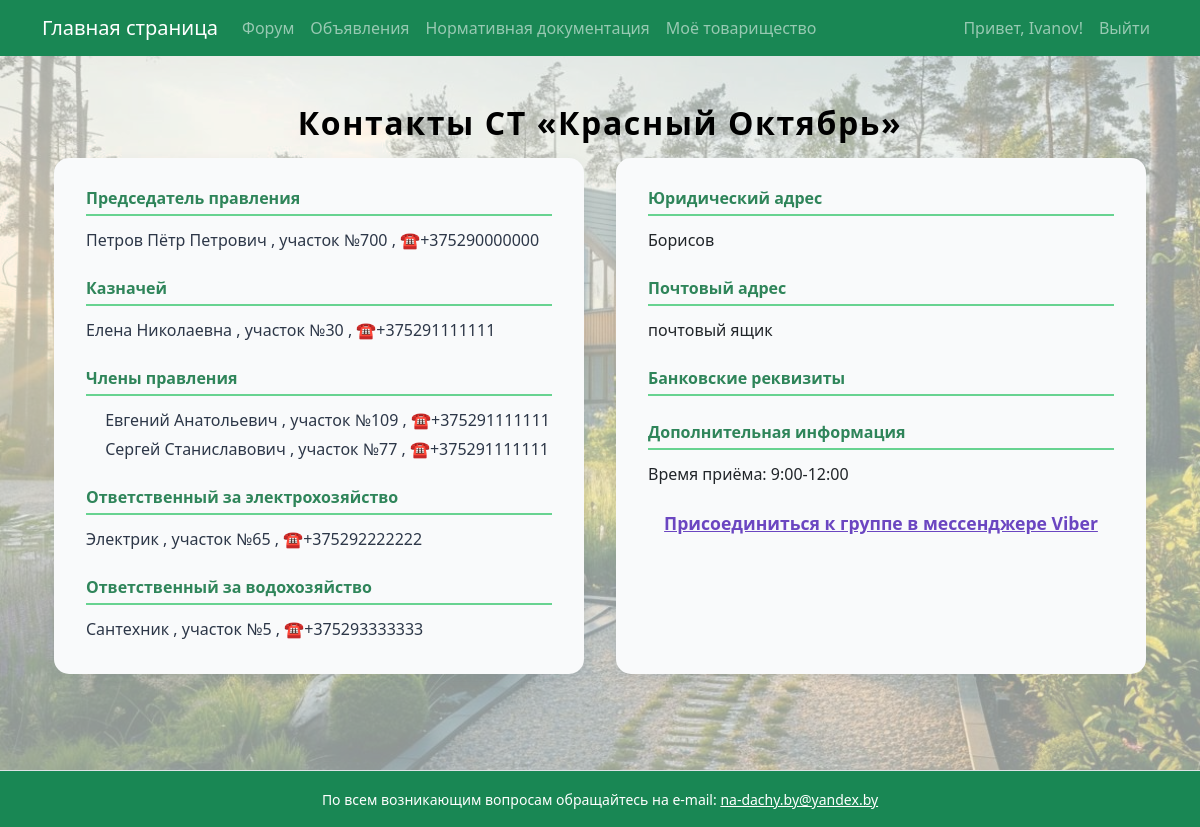
/my_community/contacts/ (signed in), run on the app's committed database.
### garden/models.py (models this page shows, shortened)
class Community(models.Model):
    name = models.CharField(max_length=100)
    description = models.TextField(blank=True)
    legal_address = models.TextField("Юридический адрес", blank=True, null=True)
    postal_address = models.TextField("Почтовый адрес", blank=True, null=True)
    bank_details = models.TextField("Банковские реквизиты", blank=True, null=True)
    additional_info = models.TextField("Дополнительная информация", blank=True, null=True)
    messenger_group_link = models.URLField(
        "Ссылка на группу в мессенджере",
        max_length=400,
        blank=True,
        null=True,
        help_text="Ссылка на группу Viber или другую мессенджер-группу."
    )
    is_active = models.BooleanField(default=True, verbose_name="Активно на сайте")

class BoardMember(models.Model):
    user = models.OneToOneField(User, on_delete=models.CASCADE, null=True, blank=True, related_name='board_member')
    ROLE_CHOICES = [
        ('chairman', 'Председатель правления'),
        ('treasurer', 'Казначей'),
        ('board_member', 'Член правления'),
        ('electricity_manager', 'Ответственный за электрохозяйство'),
        ('water_manager', 'Ответственный за водохозяйство'),
    ]
    community = models.ForeignKey(Community, on_delete=models.CASCADE, related_name='board_members')
    role = models.CharField(max_length=32, choices=ROLE_CHOICES)
    full_name = models.CharField(max_length=255, null=True, blank=True)
    plot_number = models.IntegerField(null=True, blank=True)
    phone = models.CharField(max_length=20, null=True, blank=True)

### garden/views.py (the view)
# urls.py: path('my_community/contacts/', views.contacts_view, name='community_contacts'),
@login_required
def contacts_view(request):
    community = request.user.profile.community
    contacts = {
        'chairman': community.board_members.filter(role='chairman').first(),
        'treasurer': community.board_members.filter(role='treasurer').first(),
        'board_members': community.board_members.filter(role='board_member'),
        'electricity_manager': community.board_members.filter(role='electricity_manager').first(),
        'water_manager': community.board_members.filter(role='water_manager').first(),
    }
    return render(request, 'contacts.html', {
        'community': community,
        'contacts': contacts,
    })

### garden/context_processors.py (called while the page is built)
def total_visits_processor(request):
    counter, created = PageVisit.objects.get_or_create(page_name='main_page')
    return {
        'total_visits': counter.visits
    }

def online_users_processor(request):
    now = timezone.now()
    active_threshold = now - timedelta(seconds=40)  # считаем активными за последние 40 секунд
    online_count = Profile.objects.filter(last_seen__gte=active_threshold).count()
    return {'online_users': online_count}

### garden/templates/contacts.html (shortened to what this page needs)
{% extends 'base.html' %}
{% block content %}
<div class="container py-4">
  <h2 class="section-title">Контакты СТ «{{ community.name }}»</h2>
  <div class="contact-row">
    <div class="contact-card">
      <div class="contact-group-title">Председатель правления</div>
      <div class="contact-details">
        {% if contacts.chairman %}
          {% if contacts.chairman.full_name or contacts.chairman.plot_number or contacts.chairman.phone %}
            <p>
              {{ contacts.chairman.full_name }}
              {% if contacts.chairman.plot_number %}, участок №{{ contacts.chairman.plot_number }}{% endif %}
              {% if contacts.chairman.phone %}, ☎{{ contacts.chairman.phone }}{% endif %}
            </p>
          {% else %}
            <p class="text-muted">Информация отсутствует.</p>
          {% endif %}
        {% else %}
          <p class="text-muted">Информация отсутствует.</p>
        {% endif %}
      </div>
      <div class="contact-group-title mt-4">Казначей</div>
      <div class="contact-details">
        {% if contacts.treasurer %}
          {% if contacts.treasurer.full_name or contacts.treasurer.plot_number or contacts.treasurer.phone %}
            <p>
              {{ contacts.treasurer.full_name }}
              {% if contacts.treasurer.plot_number %}, участок №{{ contacts.treasurer.plot_number }}{% endif %}
              {% if contacts.treasurer.phone %}, ☎{{ contacts.treasurer.phone }}{% endif %}
            </p>
          {% else %}
            <p class="text-muted">Информация отсутствует.</p>
          {% endif %}
        {% else %}
          <p class="text-muted">Информация отсутствует.</p>
        {% endif %}
      </div>
      <div class="contact-group-title mt-4">Члены правления</div>
      <div class="contact-details">
        {% if contacts.board_members %}
          <ul class="list-unstyled">
            {% for member in contacts.board_members %}
              {% if member.full_name or member.plot_number or member.phone %}
                <li>
                  {{ member.full_name }}
                  {% if member.plot_number %}, участок №{{ member.plot_number }}{% endif %}
                  {% if member.phone %}, ☎{{ member.phone }}{% endif %}
                </li>
              {% endif %}
            {% endfor %}
          </ul>
        {% else %}
          <p class="text-muted">Информация отсутствует.</p>
        {% endif %}
      </div>
      <div class="contact-group-title mt-4">Ответственный за электрохозяйство</div>
      <div class="contact-details">
        {% if contacts.electricity_manager %}
          {% if contacts.electricity_manager.full_name or contacts.electricity_manager.plot_number or contacts.electricity_manager.phone %}
            <p>
              {{ contacts.electricity_manager.full_name }}
              {% if contacts.electricity_manager.plot_number %}, участок №{{ contacts.electricity_manager.plot_number }}{% endif %}
              {% if contacts.electricity_manager.phone %}, ☎{{ contacts.electricity_manager.phone }}{% endif %}
            </p>
          {% else %}
            <p class="text-muted">Информация отсутствует.</p>
          {% endif %}
        {% else %}
          <p class="text-muted">Информация отсутствует.</p>
        {% endif %}
      </div>
      <div class="contact-group-title mt-4">Ответственный за водохозяйство</div>
      <div class="contact-details">
        {% if contacts.water_manager %}
          {% if contacts.water_manager.full_name or contacts.water_manager.plot_number or contacts.water_manager.phone %}
            <p>
              {{ contacts.water_manager.full_name }}
              {% if contacts.water_manager.plot_number %}, участок №{{ contacts.water_manager.plot_number }}{% endif %}
              {% if contacts.water_manager.phone %}, ☎{{ contacts.water_manager.phone }}{% endif %}
            </p>
          {% else %}
            <p class="text-muted">Информация отсутствует.</p>
          {% endif %}
        {% else %}
          <p class="text-muted">Информация отсутствует.</p>
        {% endif %}
      </div>
    </div>
    <div class="contact-card">
      <div class="contact-group-title">Юридический адрес</div>
      <p>{{ community.legal_address|linebreaksbr }}</p>
      <div class="contact-group-title mt-4">Почтовый адрес</div>
      <p>{{ community.postal_address|linebreaksbr }}</p>
      <div class="contact-group-title mt-4">Банковские реквизиты</div>
      {% if community.additional_info %}
        <div class="contact-group-title mt-4">Дополнительная информация</div>
        <p>{{ community.additional_info|linebreaksbr }}</p>
      {% endif %}
      {% if community.messenger_group_link %}
        <div class="text-center mt-4">
          <a href="{{ community.messenger_group_link }}" target="_blank" rel="noopener noreferrer" class="messenger-link">
            Присоединиться к группе в мессенджере Viber
          </a>
        </div>
      {% endif %}
    </div>
  </div>
</div>
{% endblock %}

### templates/base.html (shortened to what this page needs)
<!DOCTYPE html>
<html lang="ru">
<head>
    <link rel="stylesheet" href="https://cdn.jsdelivr.net/npm/bootstrap@5.3.0/dist/css/bootstrap.min.css">
</head>
<body>
    <div class="page-container">
        <nav class="navbar navbar-expand-lg navbar-dark bg-success mb-4">
            <div class="container">
                <a class="navbar-brand" href="{% url 'main_page' %}">Главная страница</a>
                <div class="collapse navbar-collapse" id="navbarSupportedContent">
                    <ul class="navbar-nav me-auto mb-2 mb-lg-0">
                        <li class="nav-item"><a class="nav-link" href="{% url 'forum' %}">Форум</a></li>
                        <li class="nav-item"><a class="nav-link" href="{% url 'ads' %}">Объявления</a></li>
                        <li class="nav-item"><a class="nav-link" href="https://strb.by/?page_id=22" target="_blank" rel="noopener noreferrer">Нормативная документация</a></li>
                        <li class="nav-item"><a class="nav-link" href="{% url 'my_community' %}">Моё товарищество</a></li>
                    </ul>
                    <ul class="navbar-nav ms-auto mb-2 mb-lg-0">
                        {% if user.is_authenticated %}
                            <li class="nav-item">
                                <span class="nav-link">Привет, {{ user.username }}!</span>
                            </li>
                            <li class="nav-item">
                                <a class="nav-link" href="#" onclick="event.preventDefault(); document.getElementById('logout-form').submit();">
                                    Выйти
                                </a>
                            </li>
                        {% else %}
                            <li class="nav-item"><a class="nav-link" href="{% url 'login' %}">Войти</a></li>
                        {% endif %}
                    </ul>
                </div>
            </div>
        </nav>
        <main class="content-wrap container">
            {% block content %}
            {% endblock %}
        </main>
        <footer class="bg-success text-center py-3 mt-4 border-top text-white">
            <div class="container">
                <small>
                    По всем возникающим вопросам обращайтесь на e-mail:
                    <a href="mailto:na-dachy.by@yandex.by" class="text-white text-decoration-underline">
                        na-dachy.by@yandex.by
                    </a>
                </small>
            </div>
        </footer>
    </div>
</body>
</body>
</html>

### templates/base.html (style rules this page uses)
body, html { height: 100%; margin: 0; }
.page-container { min-height: 100vh; display: flex; flex-direction: column; min-height: 100vh; background-image: url('/static/images/background.jpg'); background-repeat: no-repeat; background-position: center center; background-size: cover; background-color: rgba(240, 248, 245, 0.6); background-blend-mode: lighten; }
.content-wrap { flex: 1; }

### garden/templates/contacts.html (style rules this page uses)
.section-title { color: #000000; font-weight: 600; margin-bottom: 1rem; text-align: center; letter-spacing: 0.05em; }
.contact-row { display: flex; flex-wrap: wrap; gap: 2rem; justify-content: center; margin-bottom: 3rem; }
.contact-card { background: #f9fafb; border-radius: 15px; box-shadow: 0 4px 12px rgb(72 94 116 / 0.1); padding: 1.75rem 2rem; flex: 1 1 320px; max-width: 600px; transition: box-shadow 0.3s ease; }
.contact-group-title { font-weight: 600; color: #2f855a; margin-bottom: 0.75rem; border-bottom: 2px solid #68d391; padding-bottom: 0.25rem; }
.contact-details p, .contact-details li { font-size: 1rem; margin-bottom: 0.3rem; color: #2d3748; }
.contact-details ul { padding-left: 1.2rem; }
.messenger-link { display: inline-block; color: #6b46c1; font-weight: 700; text-decoration: underline; font-size: 1.1rem; transition: color 0.3s ease, text-decoration 0.3s ease; }

### data on the page
Community: name "Красный Октябрь", legal_address "Борисов", postal_address "почтовый ящик", additional_info "Время приёма: 9:00-12:00"
BoardMember: chairman.full_name "Петров Пётр Петрович", chairman.plot_number "700", chairman.phone "+375290000000"
BoardMember: treasurer.full_name "Елена Николаевна", treasurer.plot_number "30", treasurer.phone "+375291111111"
BoardMember: full_name "Евгений Анатольевич", plot_number "109", phone "+375291111111"
BoardMember: full_name "Сергей Станиславович", plot_number "77", phone "+375291111111"
BoardMember: electricity_manager.full_name "Электрик", electricity_manager.plot_number "65", electricity_manager.phone "+375292222222"
BoardMember: water_manager.full_name "Сантехник", water_manager.plot_number "5", water_manager.phone "+375293333333"

### other printed values
{{ user.username }} "Ivanov"
